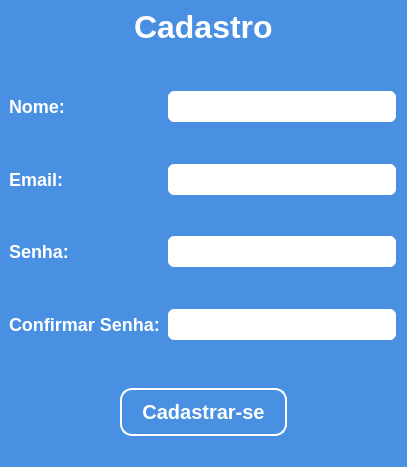
<?xml version="1.0" encoding="UTF-8"?>
<ui version="4.0">
 <class>janela_cadastro</class>
 <widget class="QMainWindow" name="janela_cadastro">
  <property name="geometry">
   <rect>
    <x>0</x>
    <y>0</y>
    <width>407</width>
    <height>467</height>
   </rect>
  </property>
  <property name="windowTitle">
   <string>MainWindow</string>
  </property>
  <property name="styleSheet">
   <string notr="true">*{
	background: #4A90E2;
}

#_txt_cadastro{
	font-family: &quot;Segoe UI&quot;;
	font-weight: bold;
	font-size: 32px;
    color: #fff;
}

QLabel{
	font-family: &quot;Segoe UI&quot;;
	font-weight: bold;
	font-size: 18px;
    color: #fff;
}

QLineEdit{
    background: #ffffff;
    border: 2px solid #4A90E2;
    border-radius: 8px;
    padding: 5px 10px;

    font-family: &quot;Segoe UI&quot;;
    font-weight: bold;
    font-size: 16px;
    color: #333333;
}

QLineEdit:focus{
    border-color: #53A3FF;
    background: #E6F7FF; 
}

QLineEdit:disabled {
    background: #f0f0f0;
    border: 2px solid #cccccc;
    color: #999999;
}

#_btn_cadastrar{
    background: #4A90E2;
    border: 2px solid #fff;
    border-radius: 12px;
    padding: 10px 20px;

	font-family: &quot;Segoe UI&quot;;
	font-weight: bold;
	font-size: 20px;
    color: #fff;
}

#_btn_cadastrar:hover{
    background: #53A3FF;
    border: 2px solid #fff;
    border-radius: 12px;
    padding: 10px 20px;
}

</string>
  </property>
  <widget class="QWidget" name="centralwidget">
   <layout class="QVBoxLayout" name="verticalLayout">
    <item>
     <spacer name="_spa1">
      <property name="orientation">
       <enum>Qt::Orientation::Vertical</enum>
      </property>
      <property name="sizeType">
       <enum>QSizePolicy::Policy::Ignored</enum>
      </property>
      <property name="sizeHint" stdset="0">
       <size>
        <width>20</width>
        <height>40</height>
       </size>
      </property>
     </spacer>
    </item>
    <item>
     <layout class="QHBoxLayout" name="layout_cadastro">
      <item>
       <spacer name="horizontalSpacer">
        <property name="orientation">
         <enum>Qt::Orientation::Horizontal</enum>
        </property>
        <property name="sizeHint" stdset="0">
         <size>
          <width>40</width>
          <height>20</height>
         </size>
        </property>
       </spacer>
      </item>
      <item>
       <widget class="QLabel" name="_txt_cadastro">
        <property name="text">
         <string>Cadastro</string>
        </property>
       </widget>
      </item>
      <item>
       <spacer name="_spa_00">
        <property name="orientation">
         <enum>Qt::Orientation::Horizontal</enum>
        </property>
        <property name="sizeHint" stdset="0">
         <size>
          <width>40</width>
          <height>20</height>
         </size>
        </property>
       </spacer>
      </item>
     </layout>
    </item>
    <item>
     <spacer name="_spa2">
      <property name="orientation">
       <enum>Qt::Orientation::Vertical</enum>
      </property>
      <property name="sizeType">
       <enum>QSizePolicy::Policy::Fixed</enum>
      </property>
      <property name="sizeHint" stdset="0">
       <size>
        <width>20</width>
        <height>38</height>
       </size>
      </property>
     </spacer>
    </item>
    <item>
     <layout class="QFormLayout" name="layout_dados">
      <item row="1" column="0">
       <widget class="QLabel" name="_txt_nome">
        <property name="text">
         <string>Nome:</string>
        </property>
       </widget>
      </item>
      <item row="1" column="1">
       <widget class="QLineEdit" name="_line_nome"/>
      </item>
      <item row="2" column="1">
       <spacer name="verticalSpacer">
        <property name="orientation">
         <enum>Qt::Orientation::Vertical</enum>
        </property>
        <property name="sizeType">
         <enum>QSizePolicy::Policy::Ignored</enum>
        </property>
        <property name="sizeHint" stdset="0">
         <size>
          <width>20</width>
          <height>40</height>
         </size>
        </property>
       </spacer>
      </item>
      <item row="3" column="0">
       <widget class="QLabel" name="_txt_email">
        <property name="text">
         <string>Email:</string>
        </property>
       </widget>
      </item>
      <item row="3" column="1">
       <widget class="QLineEdit" name="_line_email"/>
      </item>
      <item row="4" column="1">
       <spacer name="verticalSpacer_2">
        <property name="orientation">
         <enum>Qt::Orientation::Vertical</enum>
        </property>
        <property name="sizeType">
         <enum>QSizePolicy::Policy::Ignored</enum>
        </property>
        <property name="sizeHint" stdset="0">
         <size>
          <width>20</width>
          <height>40</height>
         </size>
        </property>
       </spacer>
      </item>
      <item row="5" column="1">
       <widget class="QLineEdit" name="_line_senha">
        <property name="echoMode">
         <enum>QLineEdit::EchoMode::Password</enum>
        </property>
       </widget>
      </item>
      <item row="6" column="1">
       <spacer name="verticalSpacer_3">
        <property name="orientation">
         <enum>Qt::Orientation::Vertical</enum>
        </property>
        <property name="sizeType">
         <enum>QSizePolicy::Policy::Ignored</enum>
        </property>
        <property name="sizeHint" stdset="0">
         <size>
          <width>20</width>
          <height>40</height>
         </size>
        </property>
       </spacer>
      </item>
      <item row="7" column="0">
       <widget class="QLabel" name="_txt_confirmas">
        <property name="text">
         <string>Confirmar Senha:</string>
        </property>
       </widget>
      </item>
      <item row="7" column="1">
       <widget class="QLineEdit" name="_line_confirmas">
        <property name="echoMode">
         <enum>QLineEdit::EchoMode::Password</enum>
        </property>
       </widget>
      </item>
      <item row="5" column="0">
       <widget class="QLabel" name="_txt_senha">
        <property name="text">
         <string>Senha:</string>
        </property>
       </widget>
      </item>
     </layout>
    </item>
    <item>
     <spacer name="_spa3">
      <property name="orientation">
       <enum>Qt::Orientation::Vertical</enum>
      </property>
      <property name="sizeType">
       <enum>QSizePolicy::Policy::Fixed</enum>
      </property>
      <property name="sizeHint" stdset="0">
       <size>
        <width>20</width>
        <height>40</height>
       </size>
      </property>
     </spacer>
    </item>
    <item>
     <layout class="QHBoxLayout" name="layout_btn">
      <item>
       <spacer name="_spa_01">
        <property name="orientation">
         <enum>Qt::Orientation::Horizontal</enum>
        </property>
        <property name="sizeHint" stdset="0">
         <size>
          <width>40</width>
          <height>20</height>
         </size>
        </property>
       </spacer>
      </item>
      <item>
       <widget class="QPushButton" name="_btn_cadastrar">
        <property name="cursor">
         <cursorShape>PointingHandCursor</cursorShape>
        </property>
        <property name="text">
         <string>Cadastrar-se</string>
        </property>
       </widget>
      </item>
      <item>
       <spacer name="_spa_02">
        <property name="orientation">
         <enum>Qt::Orientation::Horizontal</enum>
        </property>
        <property name="sizeHint" stdset="0">
         <size>
          <width>40</width>
          <height>20</height>
         </size>
        </property>
       </spacer>
      </item>
     </layout>
    </item>
    <item>
     <spacer name="_spa4">
      <property name="orientation">
       <enum>Qt::Orientation::Vertical</enum>
      </property>
      <property name="sizeType">
       <enum>QSizePolicy::Policy::Ignored</enum>
      </property>
      <property name="sizeHint" stdset="0">
       <size>
        <width>20</width>
        <height>40</height>
       </size>
      </property>
     </spacer>
    </item>
   </layout>
  </widget>
  <widget class="QMenuBar" name="menubar">
   <property name="geometry">
    <rect>
     <x>0</x>
     <y>0</y>
     <width>407</width>
     <height>21</height>
    </rect>
   </property>
  </widget>
  <widget class="QStatusBar" name="statusbar"/>
 </widget>
 <resources/>
 <connections/>
</ui>
